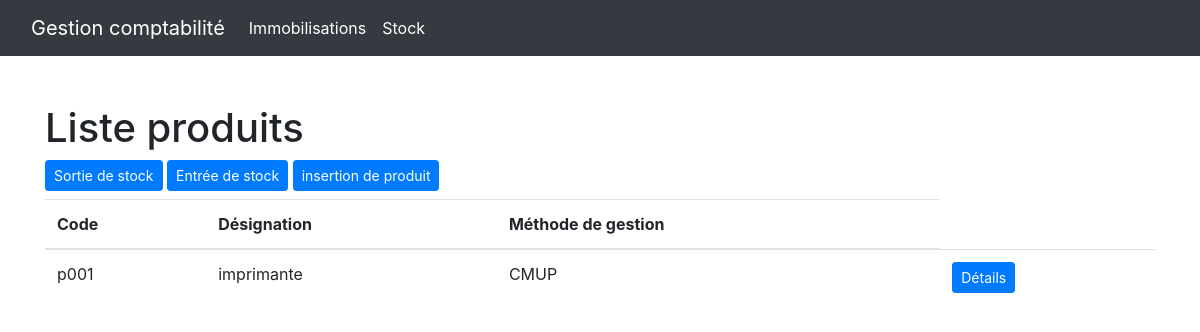
Before: /index.php/inv with the older database file.
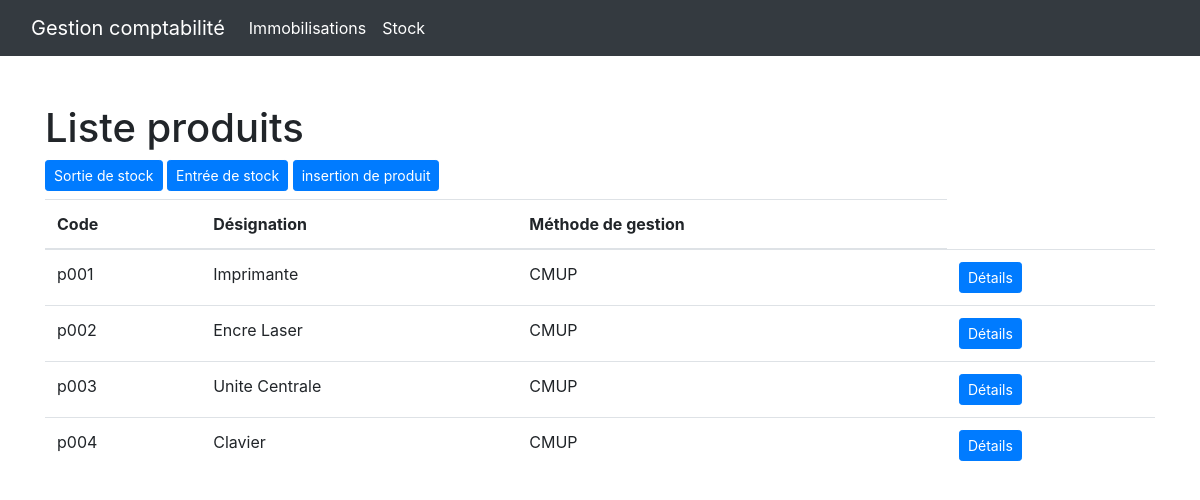
After: the same page with the newer database file.
### tables this page shows
create table products (
    id int primary key auto_increment,
    code varchar(255),
    name varchar(100),
    inventory_method varchar(4) CHECK (inventory_method IN ('CMUP', 'FIFO', 'LIFO')),
    unique(code)
);

### application/views/template/content.php (called while the page is built)
<?php $this->load->view("template/header.php"); ?>
<?php $this->load->view($content); ?>
<?php $this->load->view("template/footer.php"); ?>

### application/controllers/Inv.php (called while the page is built, shortened)
<?php
class Inv extends Base_Controller
{
    public function __construct()
    {
        $this->load->model("inventories/product_model");
        $this->load->model("inventories/Inventory_model", "invv_model");
        $this->load->model("inventories/InventoryInfo_model", "inv_info");
    }
    public function index() {
        $data = array();
        $data["content"] = "inventories/index";
        $data["products"] = $this->product_model->getAllProducts();
        $this->load->view($this->template, $data);
    }
}

### index.php (called while the page is built, shortened)
<?php
require_once BASEPATH.'core/CodeIgniter.php';

### application/helpers/utility_helper.php (called while the page is built, shortened)
<?php
function asset_url() {
    return base_url() . "assets/";
}

### application/models/inventories/Product_model.php (called while the page is built, shortened)
<?php
class Product_model extends Base_Model
{
    public function getAllProducts()
    {
        $sql = "select * from products";
        $query = $this->db->query($sql);
        $result = array();
        foreach ($query->result_array() as $row) {
            $newObject = arrayToObject($row, $this);
            $result[] = $newObject;
        }
        return $result;
    }
}

### application/views/inventories/index.php (the view)
<div class="container">
    <div class="row">
        <div class="col-md-12">
            <h1>Liste produits</h1>
            <div class="my-2">
                    <a class="btn btn-primary btn-sm" href="<?php echo base_url("inv/outPage"); ?>">Sortie de stock</a>
                    <a class="btn btn-primary btn-sm" href="<?php echo base_url("inv/inPage"); ?>">Entrée de stock</a>
                        <a class="btn btn-primary btn-sm"  href="<?php echo base_url("inv/inPage"); ?>">insertion de produit</a>
            </div>
            <table class="table">
                <thead>
                    <tr>
                        <th scope="col">Code</th>
                        <th scope="col">Désignation</th>
                        <th scope="col">Méthode de gestion</th>
                    </tr>
                </thead>
                <tbody>
                    <?php foreach($products as $product) { ?>
                    <tr>
                        <td scope="row"><?php echo $product->code; ?></td>
                        <td scope="row"><?php echo $product->name; ?></td>
                        <td scope="row"><?php echo $product->inventory_method; ?></td>
                        <td scope="row">
                            <a href="<?php echo base_url("inv/infos/$product->id"); ?>" class="btn btn-primary btn-sm">Détails</a>
                        </td>
                    </tr>
                    <?php } ?>
                </tbody>
            </table>
        </div>
    </div>
</div>

### application/views/template/header.php (shortened to what this page needs)
<!DOCTYPE html>
<html lang="en">
<head>
    <link rel="stylesheet" href="<?php echo asset_url() . "bootstrap/css/bootstrap/bootstrap.min.css"; ?>">
</head>
<body>
    <nav class="navbar navbar-expand-lg navbar-dark bg-dark mb-5">
        <div class="container-fluid">
            <a class="navbar-brand" href="#">Gestion comptabilité</a>
            <div class="collapse navbar-collapse" id="navbarSupportedContent">
                <ul class="navbar-nav me-auto mb-2 mb-lg-0">
                    <li class="nav-item">
                        <a class="nav-link active" aria-current="page" href="<?php echo base_url("immo"); ?>">Immobilisations</a>
                    </li>
                    <li class="nav-item">
                        <a class="nav-link active" aria-current="page" href="<?php echo base_url("inv/"); ?>">Stock</a>
                    </li>
                </ul>
            </div>
        </div>
    </nav>

Changed rows visible on the page:
changed products: name "imprimante" → "Imprimante"
added products: code "p002", name "Encre Laser", inventory_method "CMUP"
added products: code "p003", name "Unite Centrale", inventory_method "CMUP"
added products: code "p004", name "Clavier", inventory_method "CMUP"
